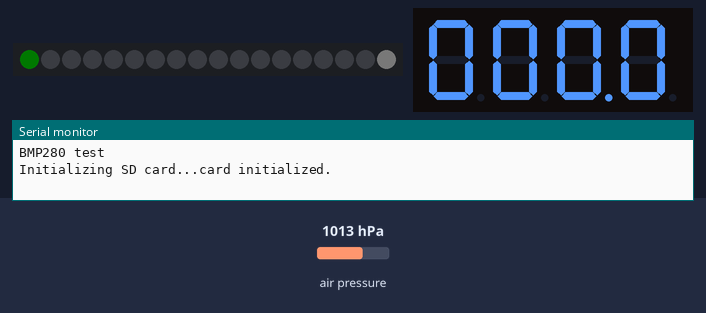
Simulated run of this sketch. Board: Arduino Uno, built with avr-gcc and run on an emulated ATmega328P. Parts: 18 RGB LEDs in strip order, left to right, 4-digit seven-segment display, the last lines printed to the serial monitor. Inputs (shaded band) come from the test bench; at power-on: air pressure 1013 hPa. Dim RGB values are drawn brighter than linear; storage starts empty; EEPROM starts erased.

Above: at 1.2 s.
1.3 s: air pressure set to 1000 hPa
At 1.48 s:
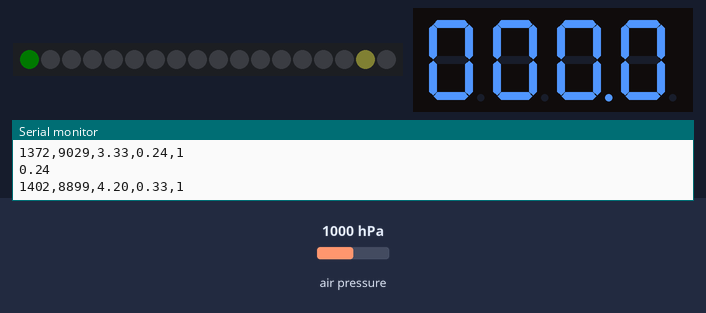
3.7 s: air pressure set to 1048 hPa
At 4.9 s:
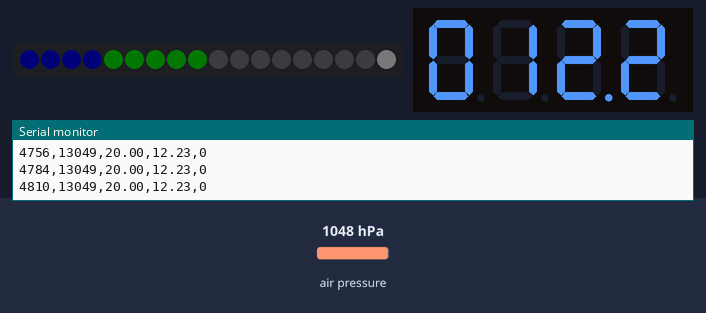
5.2 s: air pressure set to 1000 hPa
At 5.59 s:
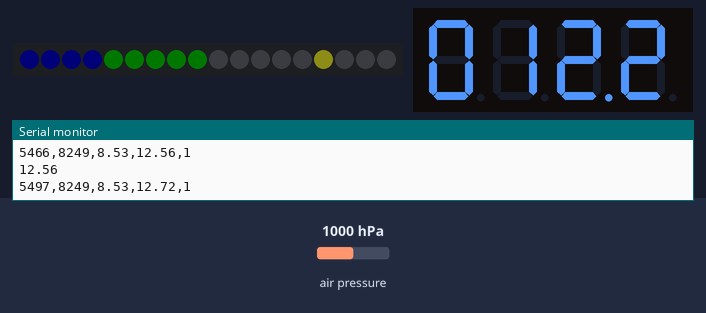
8.2 s: air pressure set to 952 hPa
At 9.3 s:
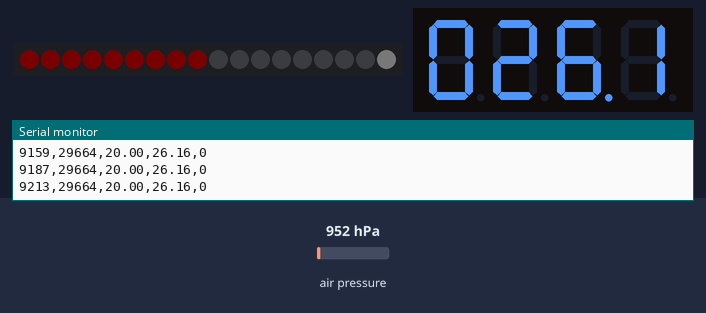
9.8 s: air pressure set to 1025 hPa
At 10.8 s:
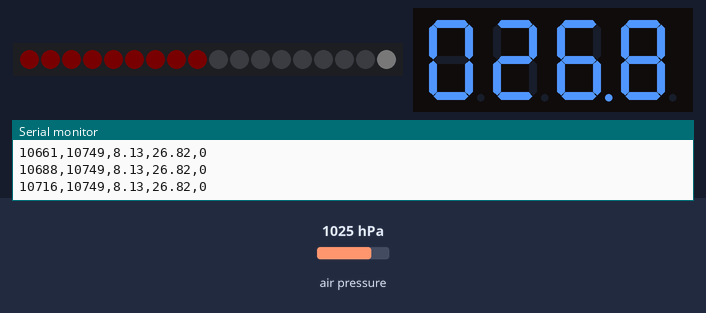
11.4 s: air pressure set to 975 hPa
At 12.6 s:
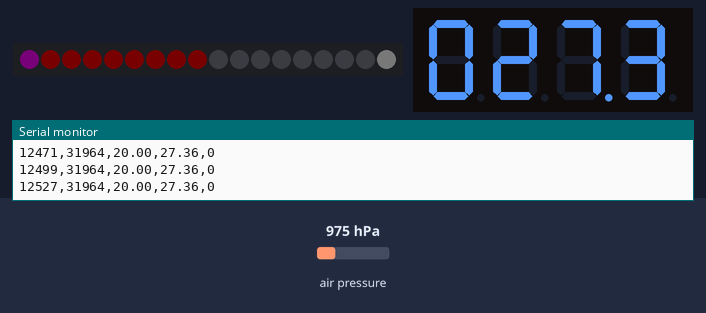
Timing chart, 0 to 14.4 s (numbered marks = the images above; inputs shaded):
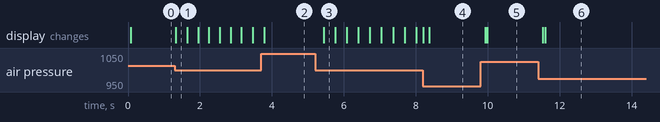

Measured:
- after the input at 3.7 s, the display: first changes after 0.09 s (image 2 shows a later state)
- after the input at 8.2 s, the display: first changes at once (image 4 shows a later state)

The sketch:

SB.ino
```cpp
#include <Adafruit_LEDBackpack.h>
#include <Adafruit_GFX.h>
#include <gfxfont.h>
#include <Wire.h>
#include <SPI.h>
#include <SD.h>
#include <EEPROM.h>
#include <Adafruit_Sensor.h>
#include <Adafruit_BMP280.h>
// #include <Adafruit_LIS3DH.h>
#include <Adafruit_NeoPixel.h>

const int chipSelect = 10;

#define PIN 12

#define INTERRUPTPIN 0

#define NUM_LEDS 18
#define BRIGHTNESS 18
#define NUMBRIGHTNESS 1

#define CLICKTHRESHHOLD 80

Adafruit_NeoPixel strip = Adafruit_NeoPixel(NUM_LEDS, PIN, NEO_GRBW + NEO_KHZ800);

byte colorCycle[7][4] = {
    {0, 40, 0, 0}, {0, 0, 40, 0}, {40, 0, 0, 0}, {40, 0, 40, 0}, {0, 40, 40, 0}, {60, 20, 0, 0}, {0, 0, 0, 40}};

Adafruit_BMP280 bme;
// Adafruit_LIS3DH lis = Adafruit_LIS3DH();
Adafruit_AlphaNum4 alpha4 = Adafruit_AlphaNum4();

int initReading = 0;
int targetReading = 0;

const int offset = 450;
const int pullThresh = 70;

const int numReadings = 10;
int readings[numReadings]; // the readings from the analog input
int readIndex = 0;         // the index of the current reading
unsigned long total = 0;            // the running total
unsigned long average = 0;           // the average

float score = 0;

float timeRatio = 0.5;
const float scoreInc = 0.030;
//score += (rate * scoreInc) * timeRatio + scoreInc

unsigned long lastActiveTime = 0;
unsigned long timeout = 7 * 1000;

unsigned long lastSleepTime = 0;
unsigned long powerdown = 30 * 1000;
bool sleeping = false;
bool recording = false;

int saveInterval = 1 * 1000; // One second
int lastSave = 0;

String fileRoot = "data_";
int filenum = 1;
File root;
File configFile;
File currFile;

void setup()
{
  Serial.begin(9600);

  // attachInterrupt(digitalPinToInterrupt(INTERRUPTPIN), wake, CHANGE);

  strip.setBrightness(BRIGHTNESS);
  strip.begin();
  strip.show(); // Initialize all pixels to 'off'

  alpha4.begin(0x70); // pass in the address
  alpha4.setBrightness(NUMBRIGHTNESS);
  alpha4.clear();
  alpha4.writeDisplay();

  Serial.println(F("BMP280 test"));
  if (!bme.begin())
  {
    Serial.println("Could not find a valid BMP280 sensor, check wiring!");
    for (int i = 0; i < 9; i++)
    {
      strip.setPixelColor(i, strip.Color(20, 0, 0, 0));
      strip.show();
    }
    while (1)
      ;
  }

  // if (!lis.begin(0x18))
  // { // change this to 0x19 for alternative i2c address
  //   Serial.println("Couldnt start");
  // }
  // Serial.println("LIS3DH found!");

  // lis.setRange(LIS3DH_RANGE_2_G); // 2, 4, 8 or 16 G!
  // lis.setClick(1, CLICKTHRESHHOLD);

  // initialize all the readings to 0:
  for (int thisReading = 0; thisReading < numReadings; thisReading++)
  {
    readings[thisReading] = 0;
  }

  Serial.print("Initializing SD card...");

  // see if the card is present and can be initialized:
  if (!SD.begin(chipSelect))
  {
    alpha4.writeDigitAscii(0, 'N');
    alpha4.writeDigitAscii(1, 'o', "drawDots");
    alpha4.writeDigitAscii(2, 'S');
    alpha4.writeDigitAscii(3, 'D');
    alpha4.writeDisplay();
    delay(3000);
    Serial.println("Card failed, or not present");
  }
  else
  {
    Serial.println("card initialized.");
    for (int i = 0; i < 9; i++)
    {
      strip.setPixelColor(i, strip.Color(0, 10, 0, 0));
    }
    strip.show();
    delay(10);
  }
  strip.clear();
  strip.show();
  root = SD.open("/");
  configFile = SD.open("/config.cgf");
  // setConfig(configFile);
  // filenum = getFileNum(root);
  if (EEPROM.length() == 0)
  {
    EEPROM.write(0, 1);
  }
  filenum = EEPROM.read(0);

  for (int i = 0; i < 20; i++)
  {
    getInit();
  }
  lastSleepTime = millis();
  lastActiveTime = millis();
}

// ---------------------------------------------------------------------------------

void loop()
{
  unsigned long hTime = millis();
  int reading = getNextReading();
  bool hitting = checkHitting(reading);
  if (sleeping)
  {
    Serial.println("Sleeping");
    if (hitting)
    {
      sleeping = false;
      lastSleepTime = hTime;
    }
  }
  else
  {
    updatePressureBar(reading);
    updateProgressBar(score);
    updateTextDisplay(score);
    //  Serial.println(initReading);
    //  Serial.println(targetReading);
    strip.show();
    alpha4.writeDisplay();
    float rate = getRate(reading);
    if (hitting)
    {
      Serial.println(score);
      score = updateScore(rate);
      lastActiveTime = hTime;
      lastSleepTime = hTime;
      recording = true;
      if (!SD.exists(fileRoot + filenum + ".csv"))
      {
        currFile = SD.open(fileRoot + filenum + ".csv", FILE_WRITE);
        String dataString = "initReading,targetReading,offset,pullThresh,timeRatio,scoreInc";
        currFile.println(dataString);
        dataString = String(initReading) + "," + targetReading + "," + offset + "," + pullThresh + "," + timeRatio + "," + scoreInc;
        currFile.println(dataString);
        dataString = "millis,reading,rate,score,hitting";
        currFile.println(dataString);
        // print to the serial port too:
        Serial.println(dataString);
        writeReading(hTime, reading, rate, score, hitting, currFile);
      }
      else
      {
        writeReading(hTime, reading, rate, score, hitting, currFile);
      }
    }
    else
    {
      if (checkScoreTimeout(hTime))
      {
        if (recording)
        {
          currFile.close();
          filenum++;
          EEPROM.write(0, filenum);
          recording = false;
        }
        resetGame();
      }
      else if (checkSleepTimeout(hTime))
      {
        strip.clear();
        strip.show();
        alpha4.writeDigitRaw(0, 0x0);
        alpha4.writeDigitRaw(1, 0x0);
        alpha4.writeDigitRaw(2, 0x0);
        alpha4.writeDigitRaw(3, 0x0);
        alpha4.writeDisplay();
        sleeping = true;
      }
      else
      {
        writeReading(hTime, reading, rate, score, hitting, currFile);
      }
    }
  }
}

// ---------------------------------------------------------------------------------

int getNextReading()
{
  total = total - readings[readIndex];
  readings[readIndex] = bme.readPressure();
  total = total + readings[readIndex];
  readIndex = readIndex + 1;

  if (readIndex >= numReadings)
  {
    readIndex = 0;
  }

  average = total / numReadings;
  // delay(10); // delay in between reads
  return average;
}

void updatePressureBar(int reading)
{
  for (int i = 9; i < 18; i++)
  {
    strip.setPixelColor(i, strip.Color(0, 0, 0, 0));
  }
  int off = abs(reading - targetReading);
  int pos = int(off / (100));
  if (reading > targetReading)
  {
    if (pos >= 4)
    {
      strip.setPixelColor(17, strip.Color(0, 0, 0, 40));
    }
    else
    {
      strip.setPixelColor(13 + pos, strip.Color(200 - pos * 50, 200 - pos * 50, 0, 40));
    }
  }
  else if (reading < targetReading)
  {
    if (pos >= 4)
    {
      strip.setPixelColor(9, strip.Color(200+(pos-4)*10, 0, 0, 40-(10*(pos-4))));
    }
    else
    {
      strip.setPixelColor(13 - pos, strip.Color(pos * 50, 0, 0, 40));
    }
  }
  if (pos == 0)
  {
    strip.setPixelColor(13, strip.Color(0, 150, 0, 40));
  }
}

float getRate(int reading)
{
  float rate = abs(reading - initReading + 20.0);
  //  Serial.println(rate);
  rate = rate / 150.0;
  if (rate > 20) {
    rate = 20;
  }
  return rate;
}

bool checkHitting(int reading)
{
  if (reading - initReading > -pullThresh)
  {
    return false;
  }
  else
  {
    return true;
  }
}

float updateScore(float rate)
{
  return score += (rate * scoreInc) * timeRatio + scoreInc;
}

void updateProgressBar(float score)
{
  int barTop = int(score) % 9;
  strip.setPixelColor(barTop, strip.Color(colorCycle[int(score / 9)][0], colorCycle[int(score / 9)][1], colorCycle[int(score / 9)][2], colorCycle[int(score / 9)][3]));
}

void updateTextDisplay(float score)
{
  String stringScore = String(int(score * 10));
  if (stringScore.toInt() < 10)
  {
    stringScore = "0" + stringScore;
  }
  for (int j = 0; j <= (4 - stringScore.length()); j++)
  {
    String temp = "0";
    temp += stringScore;
    stringScore = temp;
  }
  for (int i = 0; i < 4; i++)
  {
    alpha4.writeDigitAscii(0, stringScore[0]);
    alpha4.writeDigitAscii(1, stringScore[1]);
    alpha4.writeDigitAscii(2, stringScore[2], "drawDots");
    alpha4.writeDigitAscii(3, stringScore[3]);
  }
}

void resetGame()
{
  if (score > 0)
  {
    score = 0;
    strip.clear();
  }
  getInit();
}

bool checkScoreTimeout(unsigned long milli)
{
  if (milli > lastActiveTime + timeout)
  {
    lastActiveTime = milli;
    return true;
  }
  return false;
}

bool checkSleepTimeout(unsigned long milli)
{
  if (milli > lastSleepTime + powerdown)
  {
    return true;
  }
  return false;
}

void wake()
{
  strip.setPixelColor(4, strip.Color(20, 0, 0, 0));
  strip.show();
}

void getInit()
{
  initReading = getNextReading();
  targetReading = initReading - offset;
}

void writeReading(long hTime, int reading, float rate, float score, bool hitting, File currFile)
{
  if (hTime > lastSave + saveInterval)
  {
    // if the file is available, write to it:
    if (currFile)
    {
      currFile.flush();
      String dataString = String(hTime) + "," + reading + "," + rate + "," + score + "," + hitting;
      currFile.println(dataString);
      // print to the serial port too:
      Serial.println(dataString);
    }
    // if the file isn't open, pop up an error:
  }
}

// void setConfig(File configFile)
// {
// }

// int getFileNum(File root)
// {
//   int numFiles = 0;
//   while (true)
//   {
//     File entry = root.openNextFile();
//     if (!entry)
//     {
//       // no more files
//       break;
//     }
//     else
//     {
//       String file_name = entry.name();

//       if (file_name.indexOf('~') != 0)
//       {
//         numFiles++;
//       }
//     }

//     Serial.println(numFiles);
//   }
//   return (numFiles);
// }
```
